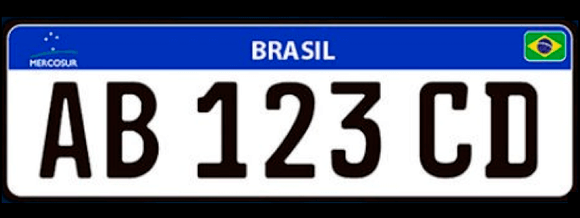
#> input picture img/placa_nova.png, 580 x 218 px
$ python placa_nova.py
#> lines starting #> are read from the running program, lines starting #| are printed output that depends on the picture; after the words box and inside, x2 and y2 are one past the last pixel; in counts of white or black regions, pixels touching at a corner belong together
import cv2
import pytesseract
import numpy as np
from matplotlib import pyplot as plt

imagem = cv2.imread('img/placa_nova.png',cv2.IMREAD_GRAYSCALE)
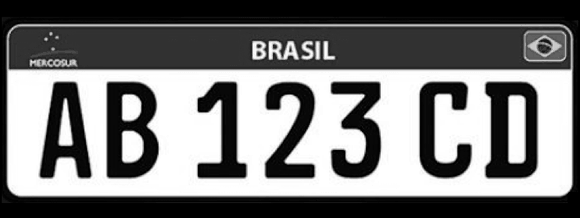
#> imagem: shape (218, 580); min 0, max 255, mean 118.6
imagem = cv2.resize(imagem,None,fx=5, fy=5, interpolation = cv2.INTER_CUBIC)
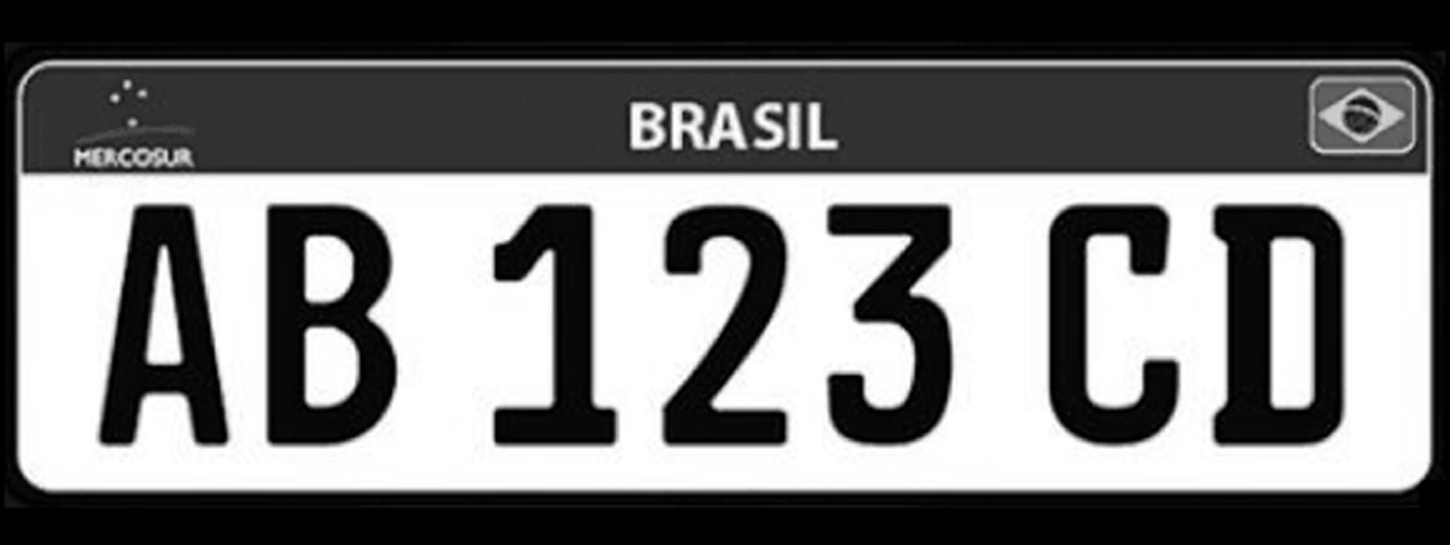
#> imagem: shape (1090, 2900) (shown at 1/2 size); min 0, max 255, mean 118.6
th,thresh1 = cv2.threshold(imagem,190,200,cv2.THRESH_BINARY)
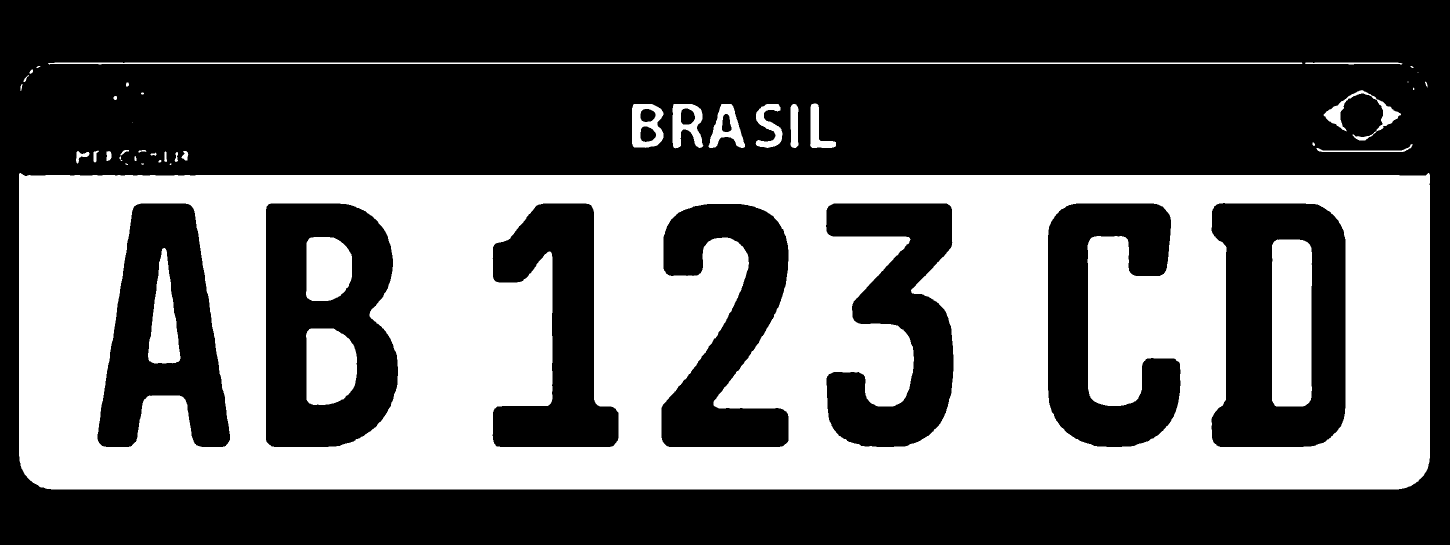
#> thresh1: shape (1090, 2900) (shown at 1/2 size); values 0 (black) and 200 (white), 39.9% white; 44 white regions (9 under 20 px), largest, box (x1, y1, x2, y2) and area: (38, 346, 2860, 979) 1175231, (2544, 479, 2624, 813) 26153, (612, 657, 714, 810) 13601

#> (the run stopped early here; a loop or call above may not have finished)
